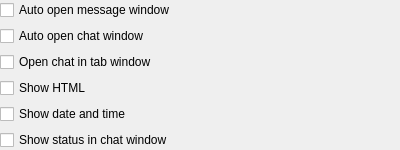
<ui version="4.0" >
 <class>MessengerOptionsClass</class>
 <widget class="QWidget" name="MessengerOptionsClass" >
  <property name="geometry" >
   <rect>
    <x>0</x>
    <y>0</y>
    <width>400</width>
    <height>138</height>
   </rect>
  </property>
  <property name="windowTitle" >
   <string>MessengerOptions</string>
  </property>
  <layout class="QVBoxLayout" >
   <property name="leftMargin" >
    <number>0</number>
   </property>
   <property name="topMargin" >
    <number>0</number>
   </property>
   <property name="rightMargin" >
    <number>0</number>
   </property>
   <property name="bottomMargin" >
    <number>0</number>
   </property>
   <item>
    <widget class="QCheckBox" name="chbOpenMessageWindow" >
     <property name="text" >
      <string>Auto open message window</string>
     </property>
    </widget>
   </item>
   <item>
    <widget class="QCheckBox" name="chbOpenChatWindow" >
     <property name="text" >
      <string>Auto open chat window</string>
     </property>
    </widget>
   </item>
   <item>
    <widget class="QCheckBox" name="chbOpenChatInTab" >
     <property name="text" >
      <string>Open chat in tab window</string>
     </property>
    </widget>
   </item>
   <item>
    <widget class="QCheckBox" name="chbViewShowHtml" >
     <property name="text" >
      <string>Show HTML</string>
     </property>
    </widget>
   </item>
   <item>
    <widget class="QCheckBox" name="chbViewShowDateTime" >
     <property name="text" >
      <string>Show date and time</string>
     </property>
    </widget>
   </item>
   <item>
    <widget class="QCheckBox" name="chbChatShowStatus" >
     <property name="text" >
      <string>Show status in chat window</string>
     </property>
    </widget>
   </item>
  </layout>
 </widget>
 <layoutdefault spacing="6" margin="11" />
 <resources/>
 <connections/>
</ui>
